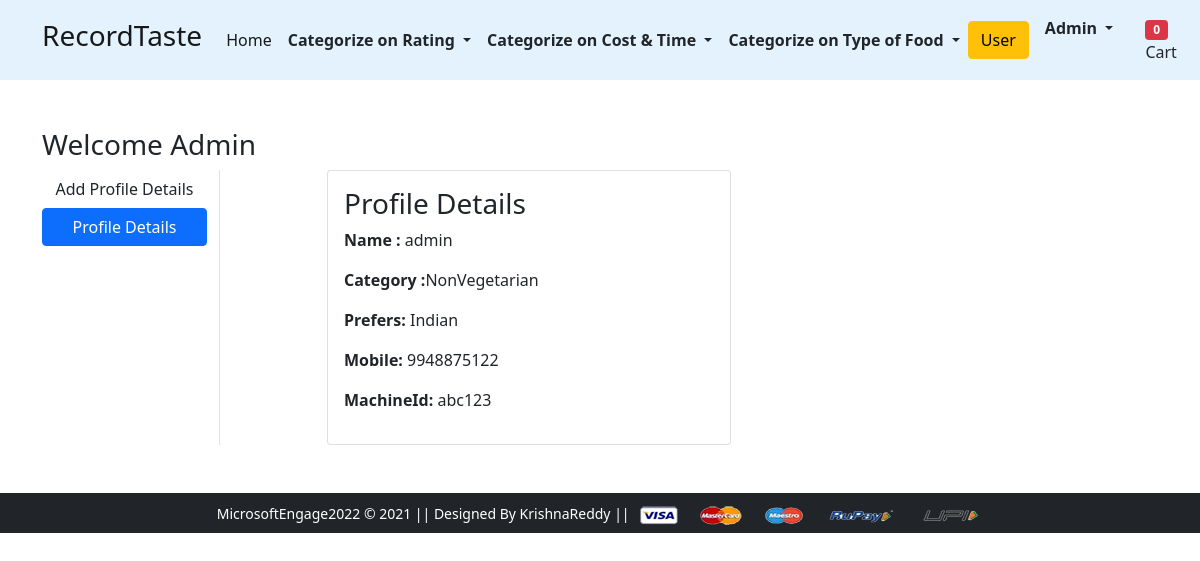
Page /profiledetails/ (signed in) on the committed database.
### app/models.py (models this page shows, shortened)
class Customer(models.Model):
  user = models.ForeignKey(User, on_delete=models.CASCADE)
  name = models.CharField(max_length=200)
  Category = models.CharField(choices=CATEGORY_CHOICES,max_length=25,default="Vegetarian")
  prefers=models.CharField(choices=Prefered_choices,max_length=50,default="Indian")
  mobile=models.PositiveIntegerField(blank=True,null=True )
  machineid=models.CharField(blank=True,null=True,max_length=10)

### app/views.py (the view)
# urls.py: path('profiledetails/', views.profiledetails, name='profiledetails'),
def profiledetails(request):
    add = Customer.objects.filter(user=request.user)
    totalitems=0
    if request.user.is_authenticated:
        totalitem = len(Cart.objects.filter(user=request.user))
    return render(request, 'app/profiledetails.html',{'add':add,'active':'btn-primary','totalitem':totalitem})

### app/templates/app/profiledetails.html (shortened to what this page needs)
{% extends 'app/base.html' %}
{% load static %}
{% block main-content %}
<div class="container my-5">
 <div class="row">
    <h3>Welcome <span class="text-capitalize">{{request.user}}</span> </h3>
  <div class="col-sm-2 border-end">
   <ul class="list-unstyled">
    <li class="d-grid"><a href="{% url 'profile' %}" class="btn ">Add Profile Details</a></li>
    <li class="d-grid"><a href="{% url 'profiledetails' %}" class="btn {{active}}">Profile Details</a></li>
   </ul>
  </div>
  <div class="col-sm-9 offset-sm-1">
   <div class="row">
       {% for ad in add  %}
    <div class="col-sm-6">
     <div class="card">
      <div class="card-body">
       <h3>Profile Details</h3>
       <p><b> Name : </b> {{ad.name}}</p>
       <p><b> Category :</b>{{ad.Category}} </p>
       <p><b>Prefers: </b>{{ad.prefers}}</p>
       <p><b>Mobile: </b>{{ad.mobile}}</p>
       <p><b>MachineId: </b>{{ad.machineid}}</p>
      </div>
     </div>
    </div>
    {% endfor %}
   </div>
  </div>
 </div>
</div>
{% endblock main-content %}

### app/templates/app/base.html (shortened to what this page needs)
<!doctype html>
{% load static %}
<html lang="en">
  <head>
    <link rel="stylesheet" href="{% static 'app/css/bootstrap.min.css' %}" >
    <link rel="stylesheet" href="{% static 'app/css/owl.carousel.min.css' %}">
    <link rel="stylesheet" href="{% static 'app/css/all.min.css' %}">
    <link rel="stylesheet" href="{% static 'app/css/style.css' %}">
  </head>
  <body>
    <nav class="navbar navbar-expand-lg navbar-light" style="background-color: #e3f2fd;">
     <div class="container">
       <a class="navbar-brand" href="/"> <h3>RecordTaste</h3> </a>
       <div class="collapse navbar-collapse" id="navbarSupportedContent">
         <ul class="navbar-nav me-auto mb-2 mb-lg-0">
           <li class="nav-item">
             <a class="nav-link active" aria-current="page" href="/">Home</a>
           </li>
           <li class="nav-item dropdown">
             <a class="nav-link dropdown-toggle text-dark" href="#" id="electronicsDropdown" role="button" data-bs-toggle="dropdown" aria-expanded="false">
               <b>Categorize on Rating</b>
             </a>
           </li>
           <li class="nav-item dropdown">
             <a class="nav-link dropdown-toggle text-dark" href="#" id="fashionDropdown" role="button" data-bs-toggle="dropdown" aria-expanded="false">
              <b>Categorize on Cost &amp; Time</b>
             </a>
           </li>
           <li class="nav-item dropdown">
            <a class="nav-link dropdown-toggle text-dark" href="#" id="fashionDropdown" role="button" data-bs-toggle="dropdown" aria-expanded="false">
             <b>Categorize on Type of Food</b>
            </a>
          </li>
         </ul>
         <form class="d-flex">
           <button class="btn btn-warning" type="submit">User</button>
         </form>
         <div>
          <ul class="navbar-nav me-auto mb-2 mb-lg-0">
            {% if request.user.is_authenticated %}
           <li class="nav-item dropdown mx-2">
              <a class="nav-link dropdown-toggle text-dark" href="#" id="profileDropdown" role="button" data-bs-toggle="dropdown" aria-expanded="false">
                <b><span class="text-capitalize">{{request.user}}</span></b>
              </a>
            </li>
            <li class="nav-item mx-2">
             <a href="{% url 'showcart' %}" class="nav-link text-dark"><span class="badge bg-danger">{{totalitem}}</span> Cart </a>
            </li>
          {% endif %}
          </ul>
         </div>
       </div>
     </div>
    </nav>
    {% block main-content %} {% endblock main-content %}
    <footer class="container-fluid bg-dark text-center p-2 mt-5">
        <small class="text-white">MicrosoftEngage2022 &copy; 2021 || Designed By KrishnaReddy || </small>
        <img src="{% static 'app/images/payment.png' %}" alt="" srcset="" class="img-fluid" height="2px">
    </footer>
  </body>
</html>

### rows in the picture
Customer: name "admin", Category "NonVegetarian", prefers "Indian", mobile "9948875122", machineid "abc123"

### other values in the picture
{{ request.user }} "Admin"
{{ totalitem }} "0"
